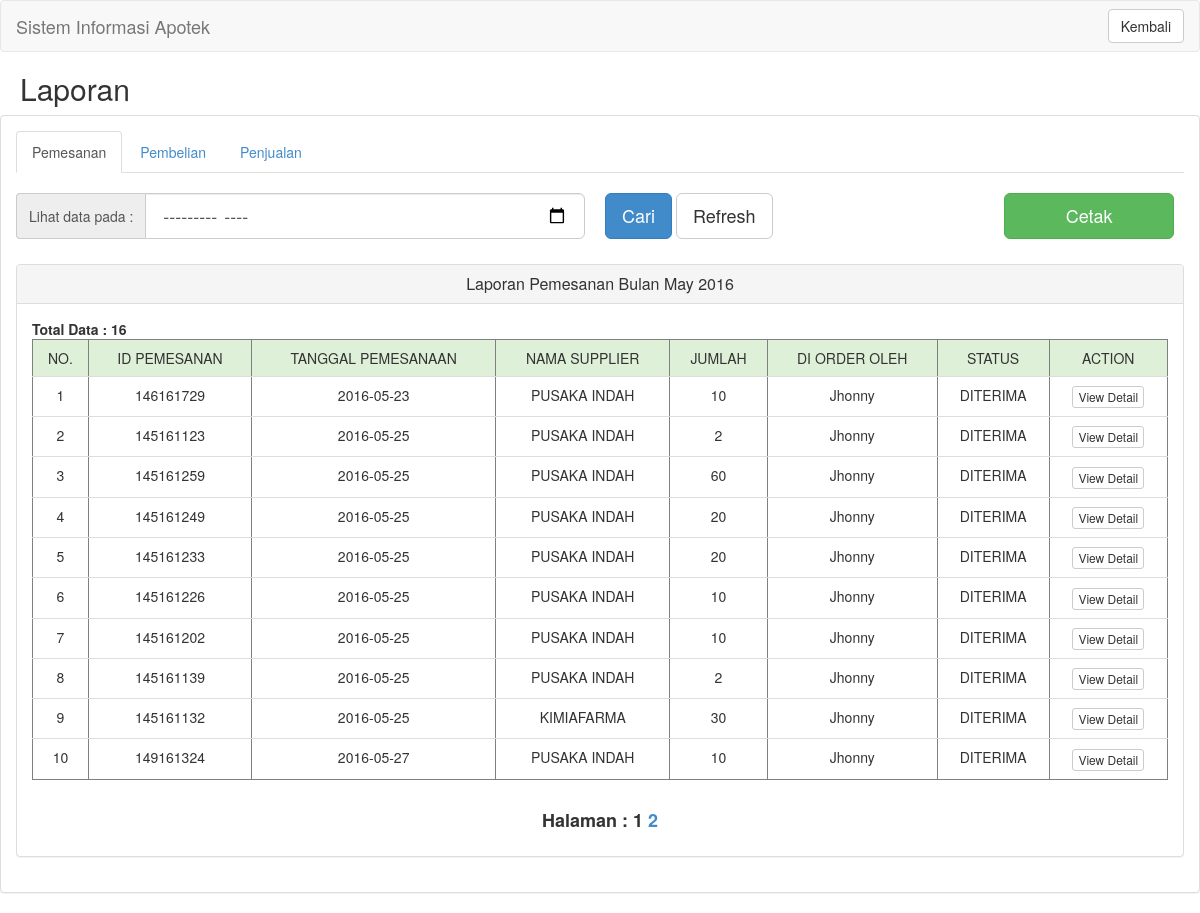
The app's page /admin/index.php?contain=laporan_pemesanan (signed in) with its own data.
### tables this page shows
CREATE TABLE `pemesanan` (
  `id_pemesanan` int(11) NOT NULL,
  `tanggal` date NOT NULL,
  `jumlah` int(11) NOT NULL,
  `id_pengguna` int(11) NOT NULL,
  `id_supplier` int(11) NOT NULL,
  `status_pemesanan` varchar(20) NOT NULL
);

CREATE TABLE `supplier` (
  `id_supplier` int(11) NOT NULL,
  `nama_supplier` varchar(50) NOT NULL,
  `alamat` text NOT NULL,
  `no_telp` text NOT NULL
);

CREATE TABLE `pengguna` (
  `id_pengguna` int(11) NOT NULL,
  `nama_pengguna` varchar(100) NOT NULL,
  `username` varchar(100) NOT NULL,
  `password` varchar(100) NOT NULL,
  `status_pengguna` varchar(50) NOT NULL
);

### admin/contain/laporan_pemesanan.php (the view, shortened to what this page needs)
<h2 style="margin-left:20px;">Laporan</h2>
<div class="panel panel-default">
  <div class="panel-body">
	<ul class="nav nav-tabs">
	  <li role="presentation" class="active"><a href="index.php?contain=laporan_pemesanan">Pemesanan</a></li>
	  <li role="presentation"><a href="index.php?contain=laporan_pembelian">Pembelian</a></li>
	  <li role="presentation"><a href="index.php?contain=laporan_penjualan">Penjualan</a></li>
	</ul>
	<br/>
<?php
if(isset($_POST['edit']))
{
	include "atribut/edit_obat.php";
} else if (isset($_POST['detail'])){
	include "atribut/detail_pemesanan.php";
} else {
?>
	<form class="form-horizontal" action="" method="POST">
	  <div class="form-group">
		<div class="col-sm-8 col-md-6 col-xs-8">
			<div class="input-group">
				<div class="input-group-addon">
					Lihat data pada :
				</div>
				<input type="month" class="form-control input-lg" name="pencarian" placeholder="Pencarian Nama Obat" autofocus>
			</div>
		</div>
		<div class="col-sm-4 col-md-4 col-xs-4" style="margin-left:-10px; margin-bottom:10px;" align="left">
			<button type="submit" name="cari" class="btn btn-primary btn-lg">Cari</button>
			<button type="submit" name="refresh" class="btn btn-default btn-lg">Refresh</button>
		</div>
	</form>
	<form class="form-horizontal" action="contain/atribut/cetak_pemesanan.php" method="POST">
		<div class="col-sm-12 col-md-2 col-xs-12" style="margin-top:0px;" align="right">
			<button type="submit" name="cetak" class="btn btn-success btn-lg btn-block">Cetak</button>
		</div>
	  </div>
	<div class="panel panel-default">
	  <div class="panel-heading">
		<h3 class="panel-title" align="center">Laporan Pemesanan Bulan <?php echo date('F Y'); ?></h3>
	  </div>
	  <div class="panel-body">
	<?php
		$rs = mysql_query("SELECT COUNT(id_pemesanan) FROM pemesanan
							JOIN pengguna ON pemesanan.id_pengguna = pengguna.id_pengguna
							JOIN supplier ON pemesanan.id_supplier = supplier.id_supplier
							WHERE MONTH(pemesanan.tanggal) = DATE_FORMAT(NOW(),'%m')
							ORDER BY pemesanan.tanggal ASC") or die("Count query error!");
		list($total) = mysql_fetch_row($rs);
		$total_pages = ceil($total / MAX_REC_PER_PAGE);
		$page = intval(@$_GET["page"]);
		if (0 == $page){
			$page = 1;
		}
		$start = MAX_REC_PER_PAGE * ($page - 1);
		$max = MAX_REC_PER_PAGE;
		$rs = mysql_query("SELECT * FROM pemesanan
							JOIN pengguna ON pemesanan.id_pengguna = pengguna.id_pengguna
							JOIN supplier ON pemesanan.id_supplier = supplier.id_supplier
							WHERE MONTH(pemesanan.tanggal) = DATE_FORMAT(NOW(),'%m')
							ORDER BY pemesanan.tanggal ASC
						LIMIT $start, $max ") or die("Query error!");
		echo "<b>Total Data : ".$total."</b>";
	?>
	<table border="1" width="95%" align="center" class="table">
		<thead>
			<td class="success" style="text-align:center;">NO.</td>
			<td class="success" style="text-align:center;">ID PEMESANAN</td>
			<td class="success" style="text-align:center;">TANGGAL PEMESANAAN</td>
			<td class="success" style="text-align:center;">NAMA SUPPLIER</td>
			<td class="success" style="text-align:center;">JUMLAH</td>
			<td class="success" style="text-align:center;">DI ORDER OLEH</td>
			<td class="success" style="text-align:center;">STATUS</td>
			<td class="success" style="text-align:center;">ACTION</td>
		</thead>
		<?php
			$no = 1;
			while ($list = mysql_fetch_assoc($rs)) {
		?>
		<tr>
			<form action="" method="POST">
			<td align="center"><?php echo $no;?></td>
			<td align="center">
				<?php echo $list['id_pemesanan']; ?>
			</td>
			<td align="center">
				<?php echo $list['tanggal']; ?>
			</td>
			<td align="center">
				<?php echo $list['nama_supplier']; ?>
			</td>
			<td align="center">
				<?php echo $list['jumlah']; ?>
			</td>
			<td align="center">
				<?php echo $list['nama_pengguna']; ?>
			</td>
			<td align="center">
				<?php echo $list['status_pemesanan']; ?>
			</td>
			<td align="center">
				<input class="btn btn-default btn-xs" type="submit" name="detail" value="View Detail">
			</td>
			</form>
		</tr>
		<?php
			$no +=1;
			}
		?>
	</table>
	<table border="0" cellpadding="5" align="center">
		<tr>
			<td>
				<h4>
				<strong>Halaman : </strong>
			<?php
				for ($i = 1; $i <= $total_pages; $i++) {
					$txt=$i;
					if ($page != $i)
						$txt = "<a href=\"" . $_SERVER["PHP_SELF"] . "?contain=laporan_pemesanan&page=$i\">$txt</a>";
			?>
				<strong><?= $txt ?></strong>
			<?php
				}
			?>
				</h4>
			</td>
		</tr>
	</table>
	  </div>
	</div>
  </div>
<?php
}
?>

### records on screen
pemesanan: id_pemesanan "146161729", tanggal "2016-05-23", id_supplier.nama_supplier "PUSAKA INDAH", jumlah "10", id_pengguna.nama_pengguna "Jhonny", status_pemesanan "DITERIMA"
pemesanan: id_pemesanan "145161123", tanggal "2016-05-25", id_supplier.nama_supplier "PUSAKA INDAH", jumlah "2", id_pengguna.nama_pengguna "Jhonny", status_pemesanan "DITERIMA"
pemesanan: id_pemesanan "145161259", tanggal "2016-05-25", id_supplier.nama_supplier "PUSAKA INDAH", jumlah "60", id_pengguna.nama_pengguna "Jhonny", status_pemesanan "DITERIMA"
pemesanan: id_pemesanan "145161249", tanggal "2016-05-25", id_supplier.nama_supplier "PUSAKA INDAH", jumlah "20", id_pengguna.nama_pengguna "Jhonny", status_pemesanan "DITERIMA"
pemesanan: id_pemesanan "145161233", tanggal "2016-05-25", id_supplier.nama_supplier "PUSAKA INDAH", jumlah "20", id_pengguna.nama_pengguna "Jhonny", status_pemesanan "DITERIMA"
pemesanan: id_pemesanan "145161226", tanggal "2016-05-25", id_supplier.nama_supplier "PUSAKA INDAH", jumlah "10", id_pengguna.nama_pengguna "Jhonny", status_pemesanan "DITERIMA"
pemesanan: id_pemesanan "145161202", tanggal "2016-05-25", id_supplier.nama_supplier "PUSAKA INDAH", jumlah "10", id_pengguna.nama_pengguna "Jhonny", status_pemesanan "DITERIMA"
pemesanan: id_pemesanan "145161139", tanggal "2016-05-25", id_supplier.nama_supplier "PUSAKA INDAH", jumlah "2", id_pengguna.nama_pengguna "Jhonny", status_pemesanan "DITERIMA"
pemesanan: id_pemesanan "145161132", tanggal "2016-05-25", id_supplier.nama_supplier "KIMIAFARMA", jumlah "30", id_pengguna.nama_pengguna "Jhonny", status_pemesanan "DITERIMA"
pemesanan: id_pemesanan "149161324", tanggal "2016-05-27", id_supplier.nama_supplier "PUSAKA INDAH", jumlah "10", id_pengguna.nama_pengguna "Jhonny", status_pemesanan "DITERIMA"

### other values on screen
$total "16"
$txt "1"
$txt "2"
